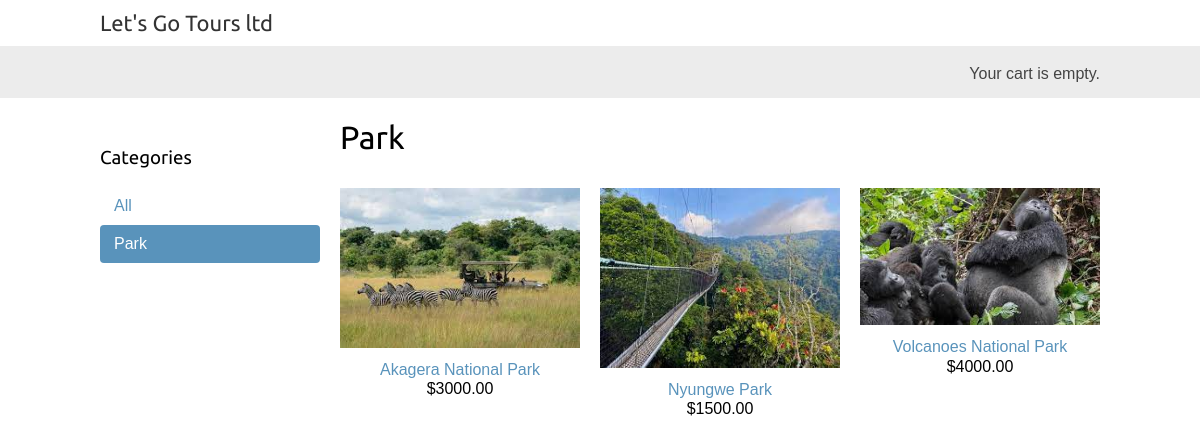
The page /park/ on the database its author committed.
### shop/models.py (models this page shows, shortened)
class Category(models.Model):
    name=models.CharField(max_length=200)
    slug=models.SlugField(max_length=200,
                          unique=True)
    class Meta:
        ordering=['name']
        indexes=[
            models.Index(fields=['name']),
        ]
        verbose_name='category'
        verbose_name_plural='categories'
    def get_absolute_url(self):
        return reverse('shop:product_list_by_category',
                       args=[self.slug])

class Product(models.Model):
    category=models.ForeignKey(Category,
                               related_name='products',
                               on_delete=models.CASCADE)
    name=models.CharField(max_length=200)
    slug=models.SlugField(max_length=200)
    image=models.ImageField(upload_to='product/%Y/%m/%d',
                            blank=True)
    description=models.TextField(blank=True)
    price=models.DecimalField(max_digits=10,
                              decimal_places=2)
    available=models.BooleanField(default=True)
    created=models.DateTimeField(auto_now_add=True)
    updated=models.DateTimeField(auto_now=True)
    class Meta:
        ordering=['name']
        indexes=[
            models.Index(fields=['id','slug']),
            models.Index(fields=['name']),
            models.Index(fields=['-created'])
        ]
    def get_absolute_url(self):
        return reverse('shop:product_detail',
                       args=[self.id,self.slug])

### shop/views.py (the view)
# urls.py: path('',views.product_list,name='product_list'),
def product_list(request,category_slug=None):
    category=None
    categories=Category.objects.all()
    products=Product.objects.filter(available=True)
    if category_slug:
        category=get_object_or_404(Category,
                                   slug=category_slug)
        products=products.filter(category=category)
    return render(request,
                  'shop/product/list.html',
                  {'category':category,
                   'categories':categories,
                   'products':products})

### cart/cart.py (called while the page is built)
    def __len__(self):
        return sum(item['quantity'] for item in self.cart.values())

### cart/context_processor.py (called while the page is built)
def cart(request):
    return{'cart': Cart(request)}

### shop/templates/shop/product/list.html (shortened to what this page needs)
{% extends "shop/base.html" %}
{% load static %}
{% block content %}
 <div id="sidebar">
 <h3>Categories</h3>
 <ul>
 <li {% if not category %}class="selected"{% endif %}>
 <a href="{% url "shop:product_list" %}">All</a>
 </li>
 {% for c in categories %}
 <li {% if category.slug == c.slug %}class="selected"
 {% endif %}>
 <a href="{{ c.get_absolute_url }}">{{ c.name }}</a>
 </li>
 {% endfor %}
 </ul>
 </div>
 <div id="main" class="product-list">
 <h1>{% if category %}{{ category.name }}{% else %}Available Places to visit
 {% endif %}</h1>
 {% for product in products %}
 <div class="item">
 <a href="{{ product.get_absolute_url }}">
 <img src="{% if product.image %}{{ product.image.url }}{% else %}{% static "img/no_image.png" %}{% endif %}">
 </a>
 <a href="{{ product.get_absolute_url }}">{{ product.name }}</a>
 <br>
 ${{ product.price }}
 </div>
 {% endfor %}
 </div>
{% endblock %}

### shop/static/css/base.css (style rules this page uses)
body { margin:0; padding:0; font-family:helvetica, sans-serif; }
h1, h2, h3, h4, h5 , h6 { font-family: 'Ubuntu', sans-serif; font-weight:normal; }
a { text-decoration:none; color:#5993bb; }
#sidebar { width:220px; padding:30px 20px 0 0; float:left; }
#sidebar ul { margin:0; padding:0; }
#sidebar ul li { margin:0; list-style:none; padding:10px 14px; }
#sidebar ul li a { display:block; }
#sidebar ul li.selected { background:#5993bb; border-radius:4px; }
#sidebar ul li.selected a { color:#fff; }
#main { float:left; width: 96%; margin-right:-220px; overflow:hidden; }
.product-list .item { width:25%; padding:10px 20px 10px 0; float:left; text-align:center; line-height:1.2; }
.product-list .item img { width:100%; margin-bottom:8px; }

### rows shown on the page
Category: name "Park"
Product: image (picture), name "Akagera National Park", price "3000.00"
Product: image (picture), name "Nyungwe Park", price "1500.00"
Product: image (picture), name "Volcanoes National Park", price "4000.00"
